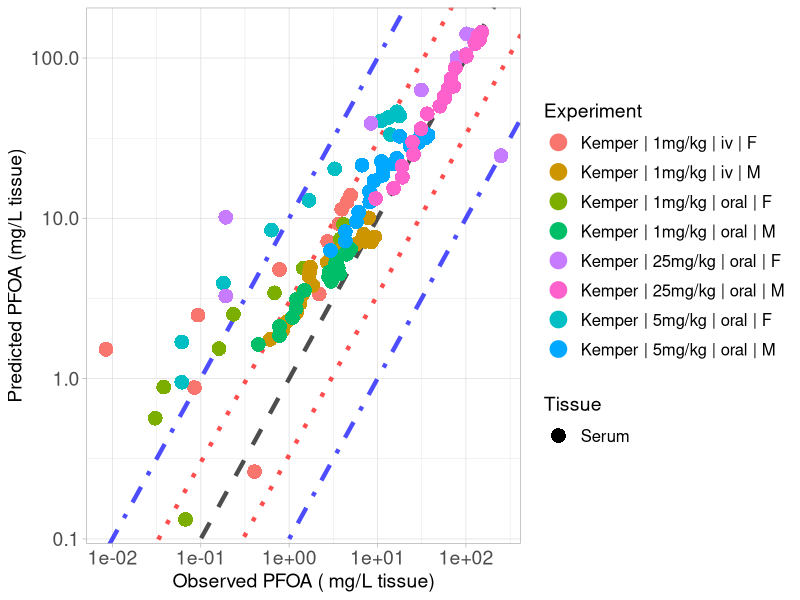

The R script that drew this image:
library(ggplot2)

#setwd("C:/Users/ptsir/Documents/GitHub/PFAS_PBK_models/PFOA inhalation Rat/Validation/Validation_results")
setwd("C:/Users/dpjio/Documents/GitHub/PFAS_PBK_models/PFOA inhalation Rat/Validation/Results of Scenarios Validation/Scenario_2 - 1000 iterations")

# Load Results 

# 
Kemper_serum_results <- read.csv("Kemper_2003_serum_results.csv", header = T)
Kemper_iv_F_1 <- Kemper_serum_results[Kemper_serum_results$Dose == 1 & Kemper_serum_results$Type == "iv" &
                               Kemper_serum_results$sex == "F", ]
Kemper_iv_F_1$Experiment <- "Kemper | 1mg/kg | iv | F"

Kemper_oral_F_1 <- Kemper_serum_results[Kemper_serum_results$Dose == 1 & Kemper_serum_results$Type == "oral" &
                                 Kemper_serum_results$sex == "F", ]
Kemper_oral_F_1$Experiment <- "Kemper | 1mg/kg | oral | F"

Kemper_oral_F_5 <- Kemper_serum_results[Kemper_serum_results$Dose == 5 & Kemper_serum_results$Type == "oral" &
                                 Kemper_serum_results$sex == "F", ]
Kemper_oral_F_5$Experiment <- "Kemper | 5mg/kg | oral | F"
Kemper_oral_F_25 <- Kemper_serum_results[Kemper_serum_results$Dose == 25 & Kemper_serum_results$Type == "oral" &
                                  Kemper_serum_results$sex == "F", ]
Kemper_oral_F_25$Experiment <- "Kemper | 25mg/kg | oral | F"

Kemper_iv_M_1 <- Kemper_serum_results[Kemper_serum_results$Dose == 1 & Kemper_serum_results$Type == "iv" &
                               Kemper_serum_results$sex == "M", ]
Kemper_iv_M_1$Experiment <- "Kemper | 1mg/kg | iv | M"

Kemper_oral_M_1 <- Kemper_serum_results[Kemper_serum_results$Dose == 1 & Kemper_serum_results$Type == "oral" &
                                 Kemper_serum_results$sex == "M", ]
Kemper_oral_M_1$Experiment <- "Kemper | 1mg/kg | oral | M"

Kemper_oral_M_5 <- Kemper_serum_results[Kemper_serum_results$Dose == 5 & Kemper_serum_results$Type == "oral" &
                                 Kemper_serum_results$sex == "M", ]
Kemper_oral_M_5$Experiment <- "Kemper | 5mg/kg | oral | M"
Kemper_oral_M_25 <- Kemper_serum_results[Kemper_serum_results$Dose == 25 & Kemper_serum_results$Type == "oral" &
                                  Kemper_serum_results$sex == "M", ]
Kemper_oral_M_25$Experiment <- "Kemper | 25mg/kg | oral | M"
# 
# Kudo_high <- Kudo_results[Kudo_results$Dose == 16.560, ] 
# Kudo_high$Experiment <-  "Kudo | 16mg/kg | iv"
# 
# Kim_results <- read.csv("Kim_results.csv", header = T)
# Kim_iv <- Kim_results[Kim_results$Type == "iv",]
# Kim_iv$Experiment <-  "Kim | 1mg/kg | iv"
# 
# Kim_oral <- Kim_results[Kim_results$Type == "oral",]
# Kim_oral$Experiment <-  "Kim | 1mg/kg | oral"


Experiment <- scales::hue_pal()(8)

names(Experiment) <- unique(c( Kemper_iv_F_1$Experiment, Kemper_iv_M_1$Experiment,
                              Kemper_oral_F_1$Experiment,Kemper_oral_M_1$Experiment, Kemper_oral_F_5$Experiment, 
                               
                               Kemper_oral_M_5$Experiment,  Kemper_oral_F_25$Experiment, Kemper_oral_M_25$Experiment))



scatter_plot <- ggplot()+
  geom_abline(intercept = log10(1), slope = 1, linetype = "dashed", color = "black", linewidth = 1.5, alpha = 0.7) +  # Identity line in log10 scale
  geom_abline(intercept = log10(3), slope = 1, linetype = "dotted", color = "red", linewidth = 1.5, alpha = 0.7) +  # +3-fold error line
  geom_abline(intercept = log10(1/3), slope = 1, linetype = "dotted", color = "red", linewidth = 1.5, alpha = 0.7) +  # -3-fold error line
  geom_abline(intercept = log10(10), slope = 1, linetype = "dotdash", color = "blue", linewidth = 1.5, alpha = 0.7) +  # +10-fold error line
  geom_abline(intercept = log10(1/10), slope = 1, linetype = "dotdash", color = "blue", linewidth = 1.5, alpha = 0.7) +  # -10-fold error line
  geom_point(data = Kemper_iv_F_1, aes(x=Observed, y=Predicted, color = Experiment, shape = Tissue), size=4, stroke = 1.5)+
  geom_point(data = Kemper_oral_F_1, aes(x=Observed, y=Predicted, color = Experiment, shape = Tissue), size=4, stroke = 1.5)+
  geom_point(data = Kemper_oral_F_5, aes(x=Observed, y=Predicted, color = Experiment, shape = Tissue), size=4, stroke = 1.5)+
  geom_point(data = Kemper_oral_F_25, aes(x=Observed, y=Predicted, color = Experiment, shape = Tissue), size=4, stroke = 1.5)+
  geom_point(data = Kemper_iv_M_1, aes(x=Observed, y=Predicted, color = Experiment, shape = Tissue), size=4, stroke = 1.5)+
  geom_point(data = Kemper_oral_M_1, aes(x=Observed, y=Predicted, color = Experiment, shape = Tissue), size=4, stroke = 1.5)+
  geom_point(data = Kemper_oral_M_5, aes(x=Observed, y=Predicted, color = Experiment, shape = Tissue), size=4, stroke = 1.5)+
  geom_point(data = Kemper_oral_M_25, aes(x=Observed, y=Predicted, color = Experiment, shape = Tissue), size=4, stroke = 1.5)+
  scale_y_log10()+
  scale_x_log10()+
  scale_color_manual(values = Experiment)+
  theme(legend.spacing.y = unit(1, 'cm')) +
  guides(fill = guide_legend(byrow = TRUE))+
  theme_light()+
  labs(y = "Predicted PFOA (mg/L tissue)",
       x = "Observed PFOA ( mg/L tissue)")+
  theme(plot.title = element_text(hjust = 0.5),
        legend.key.size = unit(0.75, 'cm'),  
        legend.title = element_text(size=14),
        legend.text = element_text(size=12,  hjust = 0),
        axis.text = element_text(size = 14),
        axis.title = element_text(size = 14),
        )

#print(scatter_plot)

ggsave("validation_plot_PFOA_serum.png", scatter_plot, width = 11, height = 7, units = "in", dpi = 300)
